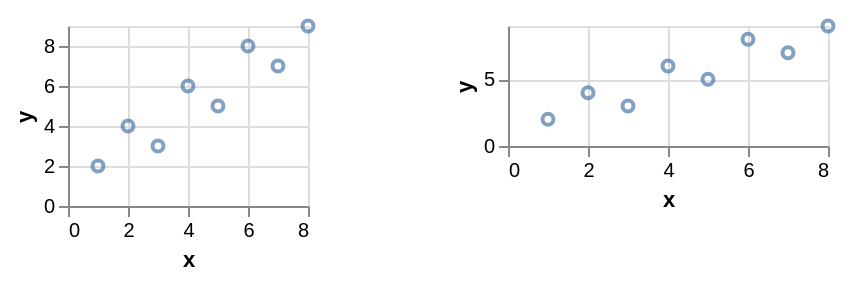

Describe this chart as a Vega-Lite specification.
### Vega-Lite specification from a JSON file in a GitHub repository (floating-point values rounded to 4 significant figures)
{"$schema": "https://vega.github.io/schema/vega-lite/v6.json", "padding": 5, "autosize": "pad", "data": {"name": "table", "values": [{"c": "A", "g": "p", "x": 1, "y": 2, "v": 5, "t": "2024-01-15", "o": {"v": 3}, "IMDB Rating": 6.1, "d": "x1"}, {"c": "B", "g": "q", "x": 2, "y": 4, "v": 9, "t": "2024-02-20", "o": {"v": 7}, "IMDB Rating": 7.4, "d": "x2"}, {"c": "A", "g": "q", "x": 3, "y": 3, "v": 2, "t": "2024-03-05", "o": {"v": 1}, "IMDB Rating": 5.2, "d": "x1"}, {"c": "C", "g": "p", "x": 4, "y": 6, "v": 7, "t": "2024-05-30", "o": {"v": 4}, "IMDB Rating": 8.8, "d": "x3"}, {"c": "B", "g": "p", "x": 5, "y": 5, "v": 4, "t": "2024-07-11", "o": {"v": 9}, "IMDB Rating": 6.9, "d": "x2"}, {"c": "C", "g": "q", "x": 6, "y": 8, "v": 6, "t": "2024-09-02", "o": {"v": 2}, "IMDB Rating": 7.7, "d": "x3"}, {"c": "A", "g": "p", "x": 7, "y": 7, "v": 8, "t": "2024-11-25", "o": {"v": 5}, "IMDB Rating": 4.4, "d": "x1"}, {"c": "B", "g": "q", "x": 8, "y": 9, "v": 3, "t": "2024-12-31", "o": {"v": 8}, "IMDB Rating": 9.1, "d": "x2"}]}, "spacing": 60, "bounds": "flush", "concat": [{"mark": "point", "width": 120, "height": 90, "encoding": {"x": {"field": "x", "type": "quantitative"}, "y": {"field": "y", "type": "quantitative"}}}, {"mark": "point", "width": 160, "height": 60, "encoding": {"x": {"field": "x", "type": "quantitative"}, "y": {"field": "y", "type": "quantitative"}}}], "columns": 2, "align": "all"}
